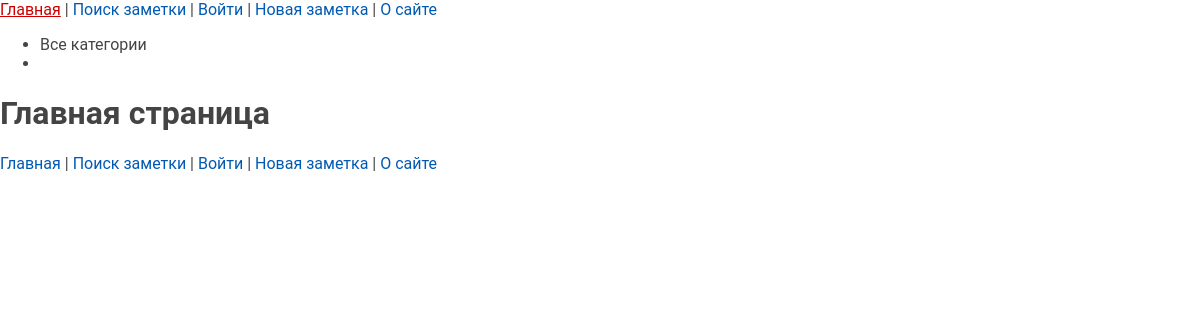
The app's page /, older data.
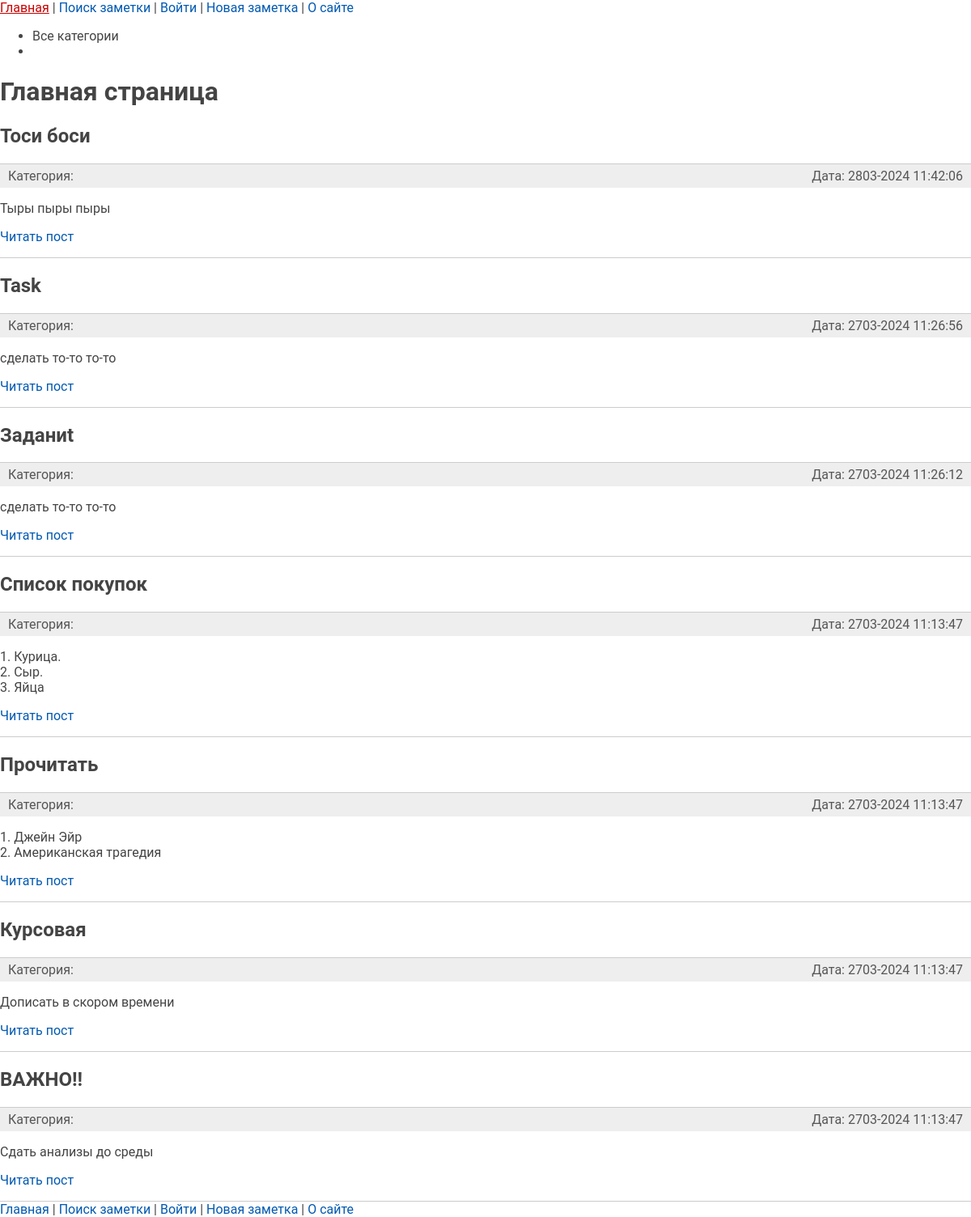
The same page, newer data.
### notes/models.py (models this page shows, shortened)
class Notes(models.Model):
    class Meta:
        ordering = ['-time_create']
        indexes = [
            models.Index(fields=['-time_create']),
        ]
    class Status(models.IntegerChoices):
        PRIVATE = 0, 'Личное'
        PUBLISHED = 1, 'Опубликовано'
    objects = models.Manager()
    private = UnPublishedModel()
    def get_absolute_url(self):
        return reverse('post', kwargs={'post_slug':
                                           self.slug})
    cat = models.ForeignKey('Category', on_delete=models.PROTECT)
    title = models.CharField(max_length=255)
    slug = models.SlugField(max_length=255, unique=True, db_index=True, verbose_name="URL")
    content = models.TextField(blank=True)
    time_create = models.DateTimeField(auto_now_add=True)
    time_update = models.DateTimeField(auto_now=True)
    is_published = models.BooleanField(choices=Status.choices, default=Status.PRIVATE)
    tags = models.ManyToManyField('TagPost', blank=True, related_name='tags')
    foot_note = models.OneToOneField('FootNote', on_delete=models.SET_NULL, null=True, blank=True, related_name='note')

### notes/views.py (the view)
# urls.py: path('', views.index, name='home'),
def index(request):
    posts = Notes.private.all().order_by('-time_update')
    data = {
        'title': 'Главная страница',
        'menu': menu,
        'posts': posts,
        'cat_selected': 0,
    }
    return render(request, 'notes/index.html',
                  context=data)

### notes/models.py (called while the page is built)
    def get_queryset(self):
        return super().get_queryset().filter(is_published=Notes.Status.PRIVATE)

### notes/templatetags/notes_tags.py (called while the page is built)
@register.inclusion_tag('notes/list_categories.html')
def show_categories(cat_selected_id=0):
    cats = Category.objects.all()
    return {"cats": cats, "cat_selected": cat_selected_id}

@register.inclusion_tag('notes/list_tags.html')
def show_all_tags():
    return {"tags": TagPost.objects.all()}

### notes/templates/notes/index.html (shortened to what this page needs)
{% extends 'base.html' %}
{% block content %}
<h1>{{title}}</h1>
<ul class="list-articles">
    {% for p in posts %}
    <li>
        <h2>{{p.title}}</h2>
        <li><div class="article-panel">
         <p class="first">Категория: {{p.cat.name}}</p>
         <p class="last">Дата: {{p.time_update|date:"dm-Y H:i:s"}}</p>
        </div>
        {% autoescape off %}
        {{p.content|linebreaks|truncatewords:50}}
        {% endautoescape %}
        <p class="link-readpost">
            <a href="{{ p.get_absolute_url }}">
                Читать пост
            </a>
        </p>
            </li>
        {% endfor %}
</ul>
{% endblock %}

### templates/base.html (shortened to what this page needs)
<!DOCTYPE html>
{% load static %}
{% load notes_tags %}
{% autoescape off %}
<html>
<head>
    <link type="text/css" href="{% static 'notes/css/styles.css' %}" rel="stylesheet" />
</head>
<body>
{% include 'includes/nav.html' %}
 <td valign="top" class="left-chapters">
 <ul id="leftchapters">
{% if cat_selected == 0 or cat_selected is None %}
 <li class="selected">Все
категории</li>
{% else %}
 <li><a href="{% url 'home' %}">Все
категории</a></li>
{% endif %}
 <li>{% show_all_tags %}</li>
 </ul>
</td>
{% block content %} {% endblock %}
{% include 'includes/nav.html' %}
{% endautoescape %}
</body>
</html>

### notes/templates/includes/nav.html
<nav>
    <a href="{% url 'home'%}">Главная</a> |
    <a href="{% url 'find'%}">Поиск заметки</a> |
    <a href="{% url 'login'%}">Войти</a> |
    <a href="{% url 'create'%}">Новая заметка</a> |
    <a href="{% url 'about'%}">О сайте</a>
</nav>

### notes/static/notes/css/styles.css (style rules this page uses)
html, body { font-family: 'Roboto'; margin: 0; padding: 0; height: 100%; width: 100%; color: #444; }
a { color: #0059b2; text-decoration: none; }
div.article-panel { background: #eee; padding: 5px 10px 5px 10px; box-sizing: border-box; overflow: hidden; color: #555; }
div.article-panel p.first { margin: 0; float: left; }
div.article-panel p.last { margin: 0; float: right; }
ul.list-articles { list-style: none; margin: 0; padding: 0; }
ul.list-articles li { border-bottom: 1px solid #ccc; }

Row changes from the older to the newer data that the page shows:
added Notes: title "Тоси боси", time_update "2803-2024 11:42:06", content "Тыры пыры пыры"
added Notes: title "Task", time_update "2703-2024 11:26:56", content "сделать то-то то-то"
added Notes: title "Заданиt", time_update "2703-2024 11:26:12", content "сделать то-то то-то"
added Notes: title "Список покупок", time_update "2703-2024 11:13:47", content "1. Курица. 2. Сыр. 3. Яйца"
added Notes: title "Прочитать", time_update "2703-2024 11:13:47", content "1. Джейн Эйр 2. Американская трагедия"
added Notes: title "Курсовая", time_update "2703-2024 11:13:47", content "Дописать в скором времени"
added Notes: title "ВАЖНО!!", time_update "2703-2024 11:13:47", content "Сдать анализы до среды"
